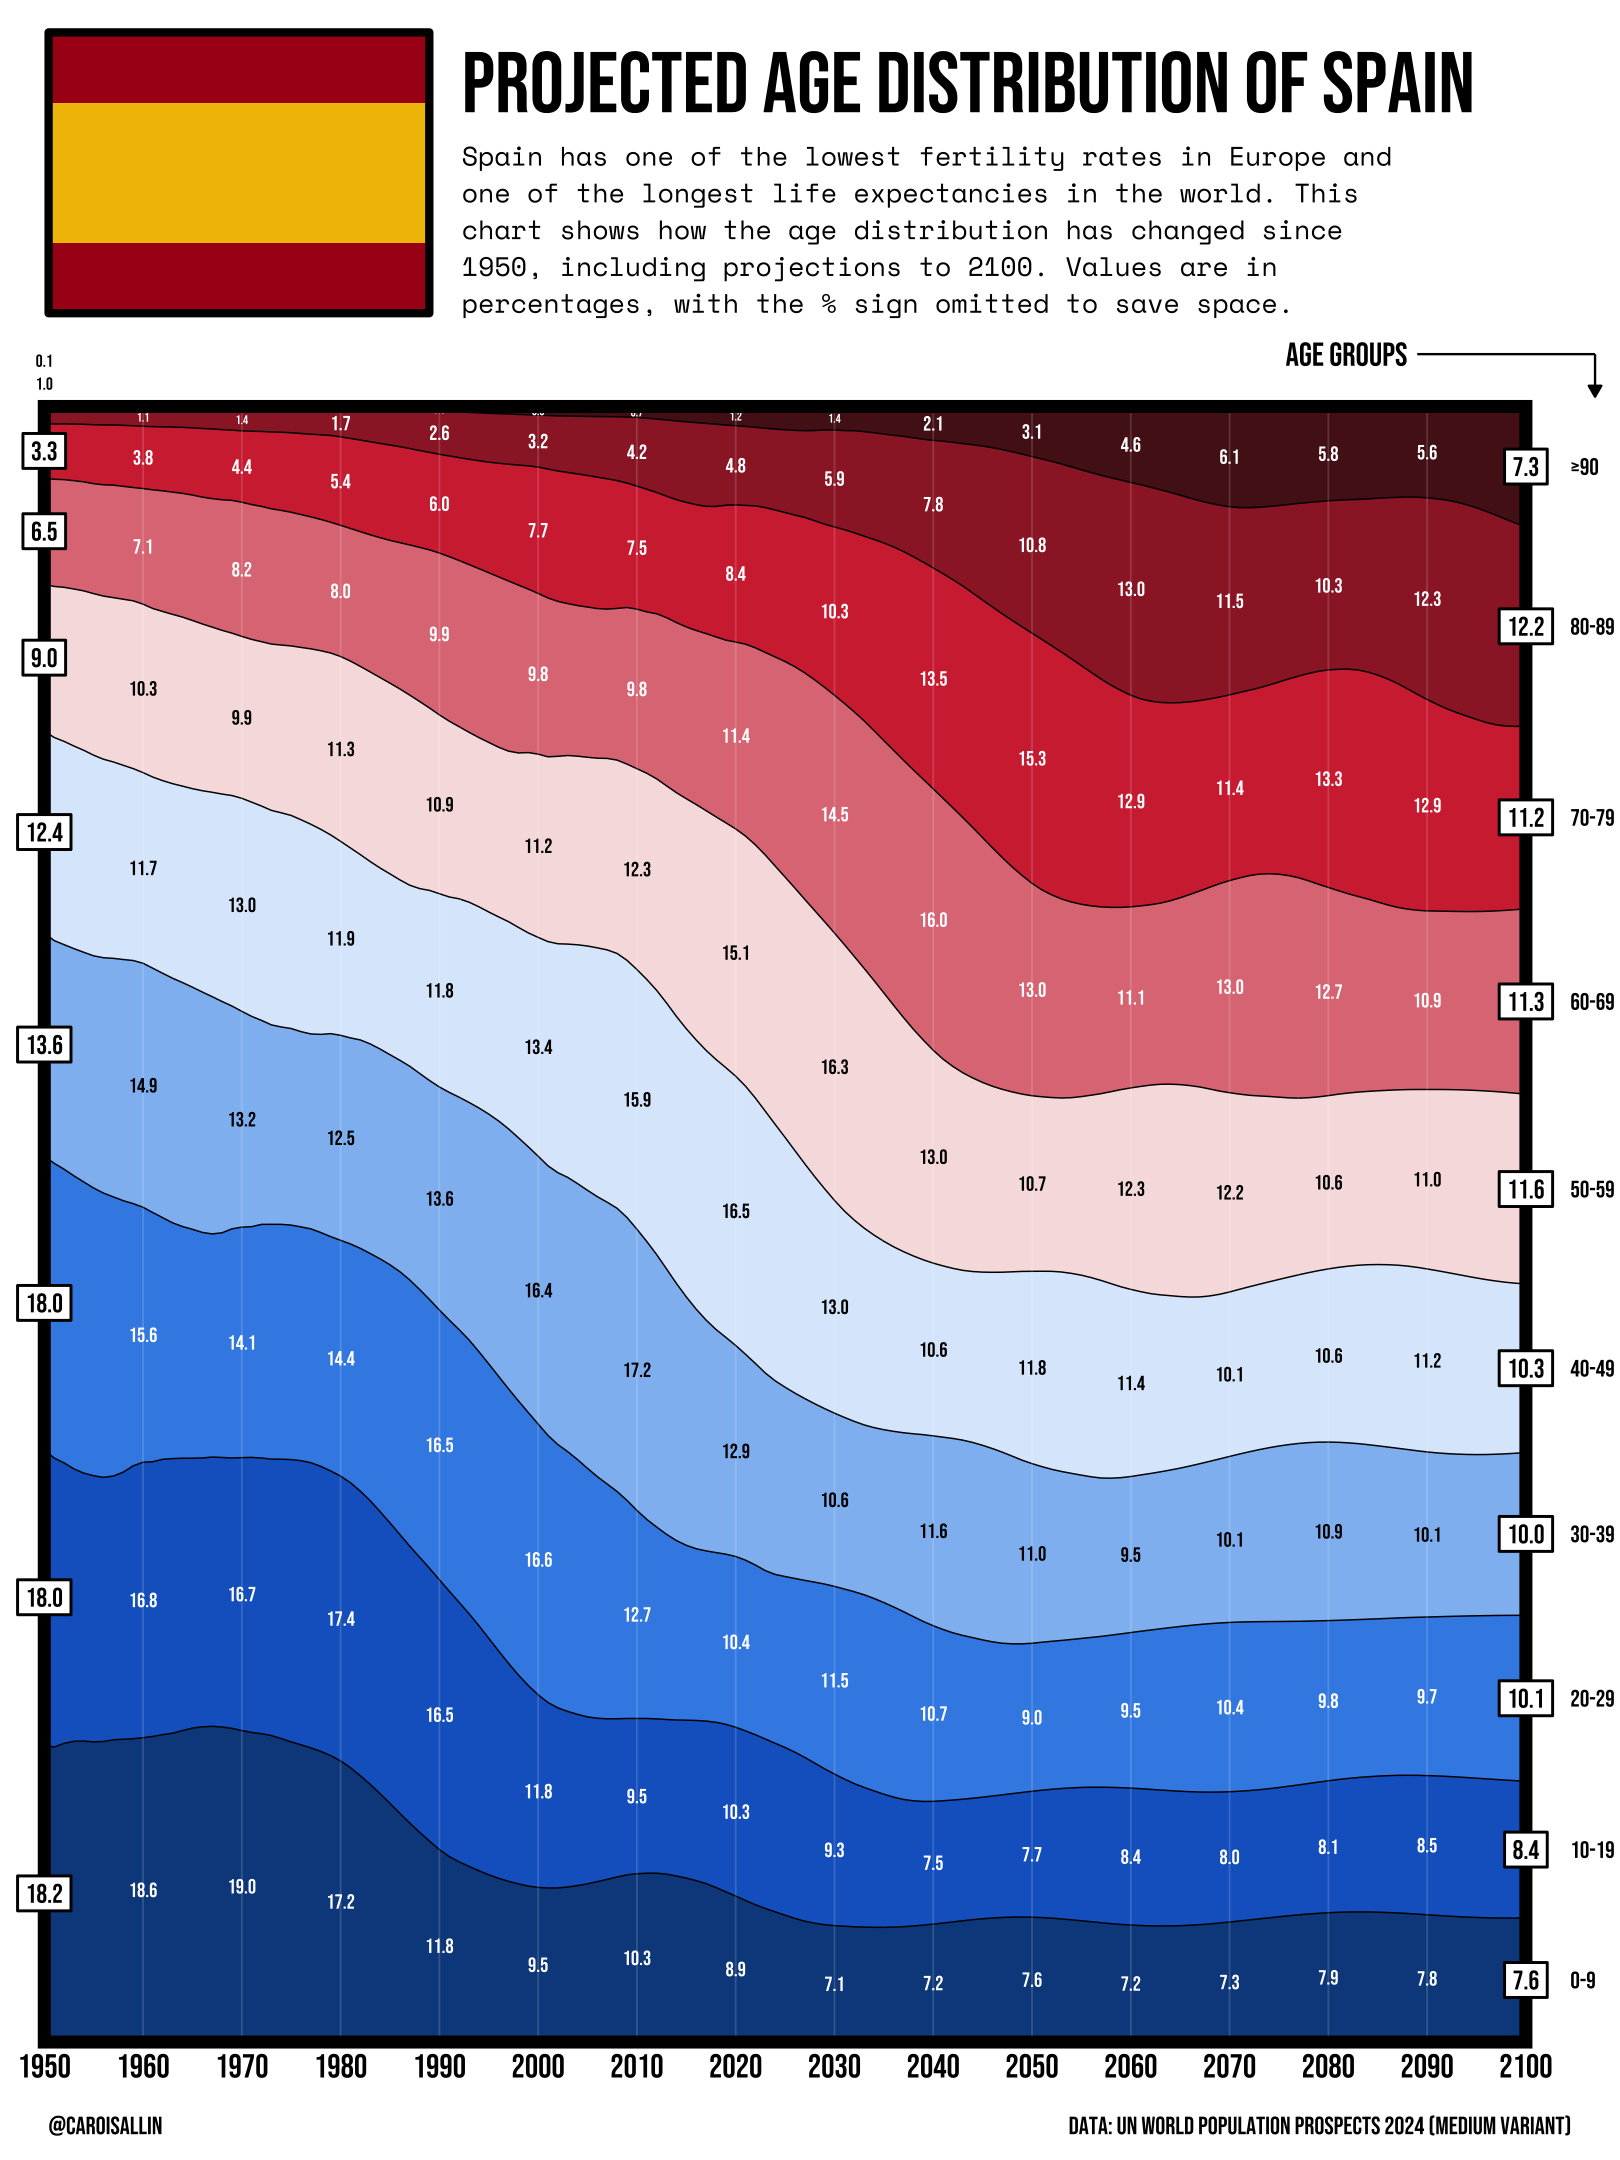

This chart was generated by the following R code:
# Projected age distribution of Spain, 1950-2100 (UN WPP 2024, medium variant).
# Data: spain_wpp2024.csv = rows for LocID 724 from
# WPP2024_PopulationByAge5GroupSex_Medium.csv.gz (population.un.org/wpp).

library(dplyr)
library(ggplot2)
library(grid)
library(showtext)

font_add_google("Bebas Neue", "bebas")
font_add_google("Space Mono", "spacemono")
showtext_opts(dpi = 200)
showtext_auto()

script_arg <- grep("--file=", commandArgs(FALSE), value = TRUE)
here <- if (interactive()) "." else dirname(sub("--file=", "", script_arg))
wpp <- read.csv(file.path(here, "spain_wpp2024.csv"), fileEncoding = "UTF-8-BOM")

groups <- c("0-9", "10-19", "20-29", "30-39", "40-49",
            "50-59", "60-69", "70-79", "80-89", "≥90")
d <- wpp |>
  mutate(group = groups[pmin(AgeGrpStart %/% 10, 9) + 1]) |>
  summarise(pop = sum(PopTotal), .by = c(Time, group)) |>
  mutate(pct = 100 * pop / sum(pop), .by = Time) |>
  mutate(group = factor(group, levels = rev(groups))) |>   # first level stacks on top
  arrange(Time, desc(group)) |>
  mutate(mid = cumsum(pct) - pct / 2, .by = Time)        # band centre, from the bottom

fills <- c("#0B4A8C", "#1565C8", "#3F8DE6", "#8FBDF2", "#DCEAFB",
           "#F7E0E0", "#E07A84", "#D3303F", "#9C2330", "#55161B")
names(fills) <- groups
dark <- groups[c(1:3, 7:10)]                               # white text on these

inner <- filter(d, Time %in% seq(1960, 2090, 10))
# Edge boxes sit at their band centre, pushed down only when they would overlap
spread <- function(y, gap = 3.2) {
  o <- order(-y)
  z <- y[o]
  z[1] <- min(z[1], 103)                                  # allow one step above
  for (i in seq_along(z)[-1]) z[i] <- min(z[i], z[i - 1] - gap)
  y[o] <- z
  y
}
# Slivers under 1.5% get small unboxed text stacked above the panel corner,
# youngest lowest (d is already sorted bottom band first)
edges <- filter(d, Time %in% c(1950, 2100))
tiny <- filter(edges, pct < 1.5) |>
  mutate(ylab = 100 + 1.4 * row_number(), .by = Time)
edges <- filter(edges, pct >= 1.5) |>
  mutate(ylab = spread(mid), .by = Time)

p <- ggplot(d, aes(Time, pct, fill = group)) +
  geom_area(colour = "black", linewidth = 0.25) +
  geom_vline(xintercept = seq(1960, 2090, 10),
             colour = "white", alpha = 0.15, linewidth = 0.3) +
  geom_text(data = inner, aes(y = mid, label = sprintf("%.1f", pct),
                              colour = group %in% dark,
                              size = ifelse(pct < 1.5, 1.6, 2.6)),
            family = "bebas") +
  # Border as a layer (not panel.border) so the edge boxes can sit on top of it
  annotate("rect", xmin = 1950, xmax = 2100, ymin = 0, ymax = 100,
           fill = NA, colour = "black", linewidth = 2.2) +
  geom_label(data = edges, aes(y = ylab, label = sprintf("%.1f", pct)),
             fill = "white", colour = "black", family = "bebas", size = 3.4,
             label.r = unit(0, "pt"), linewidth = 0.5) +
  geom_text(data = tiny, aes(y = ylab, label = sprintf("%.1f", pct)),
            family = "bebas", size = 2.2, colour = "black") +
  geom_text(data = filter(edges, Time == 2100),
            aes(x = 2104.5, y = ylab, label = group),
            hjust = 0, family = "bebas", size = 3, colour = "black") +
  annotate("text", x = 2088, y = 103.2, label = "AGE GROUPS", hjust = 1,
           family = "bebas", size = 4.2) +
  annotate("segment", x = 2089, xend = 2107, y = 103.2, yend = 103.2,
           linewidth = 0.4) +
  annotate("segment", x = 2107, xend = 2107, y = 103.2, yend = 100.6,
           linewidth = 0.4,
           arrow = arrow(length = unit(1.6, "mm"), type = "closed")) +
  scale_fill_manual(values = fills, guide = "none") +
  scale_colour_manual(values = c(`TRUE` = "white", `FALSE` = "black"),
                      guide = "none") +
  scale_size_identity() +
  scale_x_continuous(breaks = seq(1950, 2100, 10), expand = c(0, 0)) +
  scale_y_continuous(expand = c(0, 0)) +
  coord_cartesian(xlim = c(1950, 2100), ylim = c(0, 100), clip = "off") +
  theme_void(base_family = "bebas") +
  theme(axis.text.x = element_text(size = 12, margin = margin(t = 4)),
        plot.margin = margin(22, 34, 6, 16),
        plot.background = element_rect(fill = "white", colour = NA))

subtitle <- paste(
  "Spain has one of the lowest fertility rates in Europe and",
  "one of the longest life expectancies in the world. This",
  "chart shows how the age distribution has changed since",
  "1950, including projections to 2100. Values are in",
  "percentages, with the % sign omitted to save space.", sep = "\n")

out <- file.path(here, "spain_age_distribution.png")
png(out, width = 8.1, height = 10.8, units = "in", res = 200)
grid.newpage()
grid.rect(gp = gpar(fill = "white", col = NA))
# Header: flag (civil flag, 1:2:1 stripes), title, subtitle
fv <- viewport(x = 0.03, y = 0.985, width = 0.235, height = 0.13, just = c("left", "top"))
pushViewport(fv)
grid.rect(y = c(7/8, 1/2, 1/8), height = c(1/4, 1/2, 1/4),
          gp = gpar(fill = c("#AA151B", "#F1BF00", "#AA151B"), col = NA))
grid.rect(gp = gpar(fill = NA, col = "black", lwd = 4))
popViewport()
grid.text("PROJECTED AGE DISTRIBUTION OF SPAIN", x = 0.285, y = 0.962, just = "left",
          gp = gpar(fontfamily = "bebas", fontsize = 31))
grid.text(subtitle, x = 0.285, y = 0.932, just = c("left", "top"),
          gp = gpar(fontfamily = "spacemono", fontsize = 9.6, lineheight = 1.15))
# Chart
print(p, vp = viewport(y = 0.03, height = 0.81, just = "bottom"))
# Footer
grid.text("DATA: UN WORLD POPULATION PROSPECTS 2024 (MEDIUM VARIANT)", x = 0.97, y = 0.016,
          just = "right", gp = gpar(fontfamily = "bebas", fontsize = 9))
grid.text("@caroisallin", x = 0.03, y = 0.016,
          just = "left", gp = gpar(fontfamily = "bebas", fontsize = 9))
invisible(dev.off())
message("Wrote ", out)
